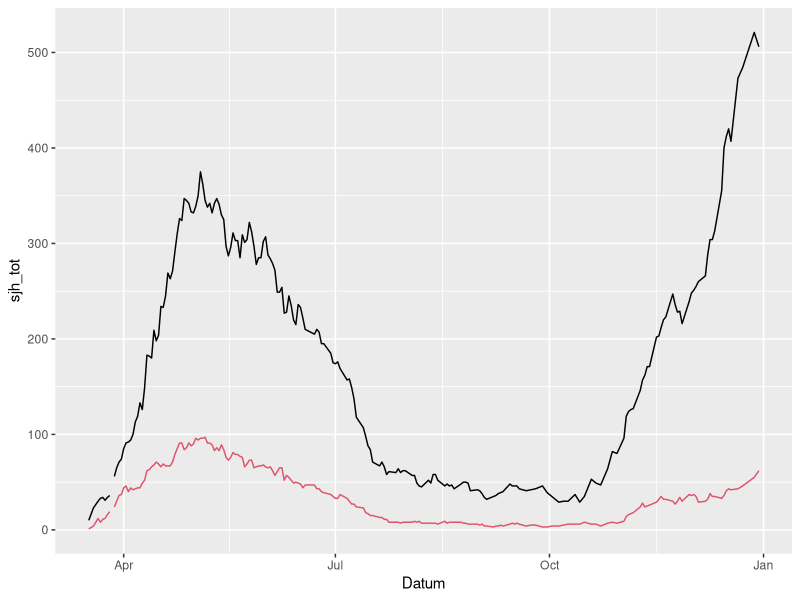

Source code (R):
### Skapar en arbetsfil med data för perioden 17 mars 2020 till 31 december som innehåller dagliga uppdateringar av antalet individer som vårdas på regionens
### sjukhus totalt och på IVA.


# libs --------------------------------------------------------------------

library(tidyverse)
library(readxl)
library(jsonlite)

# data --------------------------------------------------------------------

df <- read_excel("data/vgr_data.xlsx",
                 skip = 2)
wf <- df %>% group_by(Datum) %>%
  summarise(sjh_tot = sum(Inneliggande),
            iva = sum(`varav IVA`)) %>%
  filter(Datum < "2021-01-01")

ggplot(wf, aes(x = Datum))+
  geom_line(aes(y = sjh_tot))+
  geom_line(aes(y = iva), color = 2)

write_csv(wf, "data/covid.csv")
